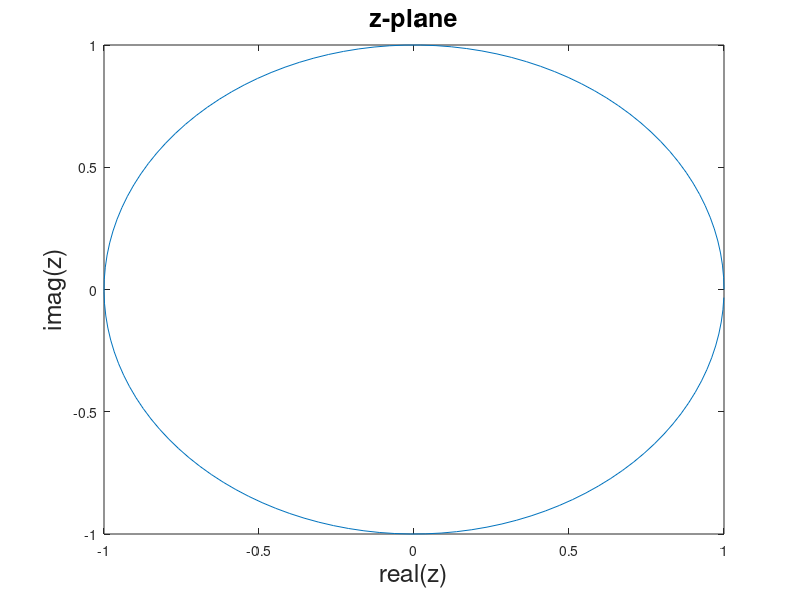

The MATLAB source for this figure: (Note: this script raises an error after producing the figure.)
clc;
clear all;
close all;

w=0:0.05:2*pi;
r=1;

z_poles=r*exp(j*w)

plot(real(z_poles),imag(z_poles))
ylabel("imag(z)","FontSize",18)
xlabel("real(z)","FontSize",18)
title("z-plane","FontSize",18)
subtitle("Rounak Banga E24ECEU0029","FontSize",18)
grid on;
axis equal;
